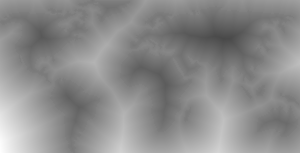
#> input picture world-sdf.png, 300 x 153 px
$ python sdf_gen_invaders.py world-sdf.png
#> lines starting #> are read from the running program, lines starting #| are printed output that depends on the picture
import numpy as np
import matplotlib.pyplot as plt
import scipy.ndimage
from PIL import Image
import sys

img = Image.open(sys.argv[1])
#> img is the input picture: PIL image 300x153 L; min 73, max 255, mean 139.3

# [-- Custom figure plotting with labels
fig = plt.figure(figsize=(16, 8))
def plot(img, index, show_text=True, cmap="coolwarm"):
    global fig
    ax = fig.add_subplot(2, 4, index)
    im = ax.imshow(img, cmap=cmap)
    if show_text:
        for (j,i),label in np.ndenumerate(img):
            ax.text(i,j,label,ha='center',va='center', color='limegreen')
            ax.text(i,j,label,ha='center',va='center', color='limegreen')
    ax.axis('off')
    return ax
# --]

def evaluate_parabolla(height, px, x):
    return (px-x)*(px-x)+height

def compute_rows(img):
    new_img = np.ones_like(img)
    rows, cols = img.shape
    for y in range(0, cols): # for each row
        for x in range(0, rows): # for each cell
            sdf_min = img[y,x]
            for px in range(0, rows): # for each parabolla on this row
                pheight = img[y,px]
                sdf_min = min(sdf_min, evaluate_parabolla(pheight, px, x))
            new_img[y,x] = sdf_min
    return new_img

def compute_euclidian_distance(img):
    img = compute_rows(img)
    img = img.transpose()
    img = compute_rows(img)
    img = img.transpose()
    return img

img = np.array([
    [0, 0, 0, 0 ,0, 0, 0, 0, 0, 0],
    [0, 0, 1, 0 ,0, 0, 0, 1, 0, 0],
    [0, 0, 0, 1 ,0, 0, 1, 0, 0, 0],
    [0, 0, 1, 1 ,1, 1, 1, 1, 0, 0],
    [0, 1, 1, 0 ,1, 1, 0, 1, 1, 0],
    [1, 0, 1, 1 ,1, 1, 1, 1, 0, 1],
    [1, 0, 1, 1 ,1, 1, 1, 1, 0, 1],
    [0, 0, 1, 0 ,0, 0, 0, 1, 0, 0],
    [0, 0, 0, 1 ,1, 1, 1, 0, 0, 0],
    [0, 0, 0, 0 ,0, 0, 0, 0, 0, 0],
], np.float32)

def edt_encode(img):
    img = img.copy()
    img[img == 0] = np.inf
    img[img == 1] = 0
    return img

img_positive = edt_encode(img)
img_negative = edt_encode(1 - img)

edt_positive = compute_euclidian_distance(img_positive)
edt_negative = compute_euclidian_distance(img_negative)

# NOTE: Data would normally be stored as "squared" integers and normalised as floats
sdf = np.sqrt(edt_positive) - np.sqrt(edt_negative)

biggest_dim = max(np.amax(sdf), abs(np.amin(sdf)))
sdf_gray = sdf / biggest_dim # remap to [-1, 1] range
sdf_gray = (sdf_gray / 2.0) + 0.5 # remap to [0, 1]  range
sdf_gray = (sdf_gray * 255.0).astype(np.uint8)  # Convert to grayscale [0, 255]


# -- Plot all the things:

plot(img_positive, 1).set_title('Positive encoded image')
plot(img_negative, 2).set_title('Negative encoded image')

plot(edt_positive, 5).set_title('Positive euclidian distance: A')
plot(edt_negative, 6).set_title('Negative euclidian distance: B')

plot(sdf, 7).set_title('Normalized SDF: sqrt(A)-sqrt(B)')
plot(sdf_gray, 8, cmap="gray").set_title('SDF to grayscale')

sdf_zoomed = scipy.ndimage.zoom(sdf_gray, 8, order=1) # Bilinear resample for clean contour
ε = 3
ax = plot(sdf_zoomed, 4, cmap="gray", show_text=False)
ax.contourf(sdf_zoomed, [255-128-ε, 255-128+ε], colors=["red"])
ax.set_title('Grayscale /w bilinear contour y=128')


plt.tight_layout()
plt.savefig("Figure.png")
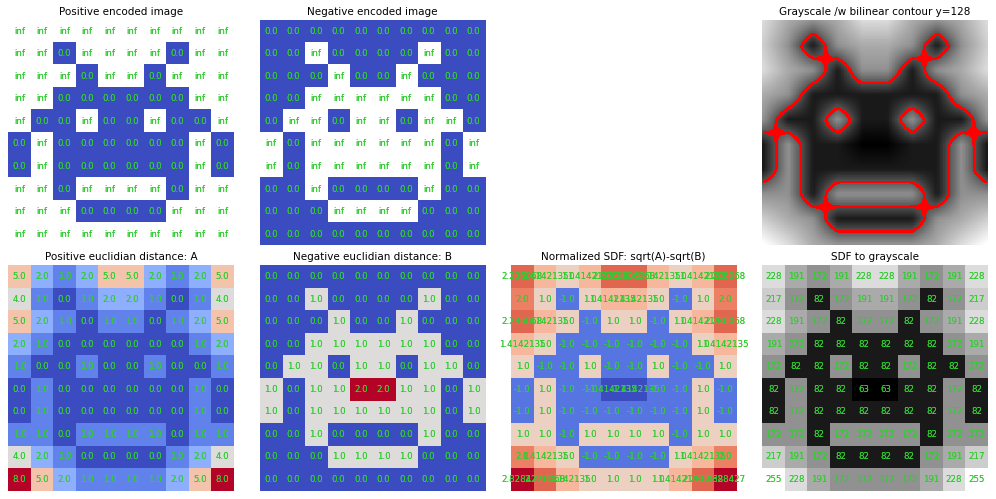
#> figure drawn by matplotlib, 7 panels
plt.show()
